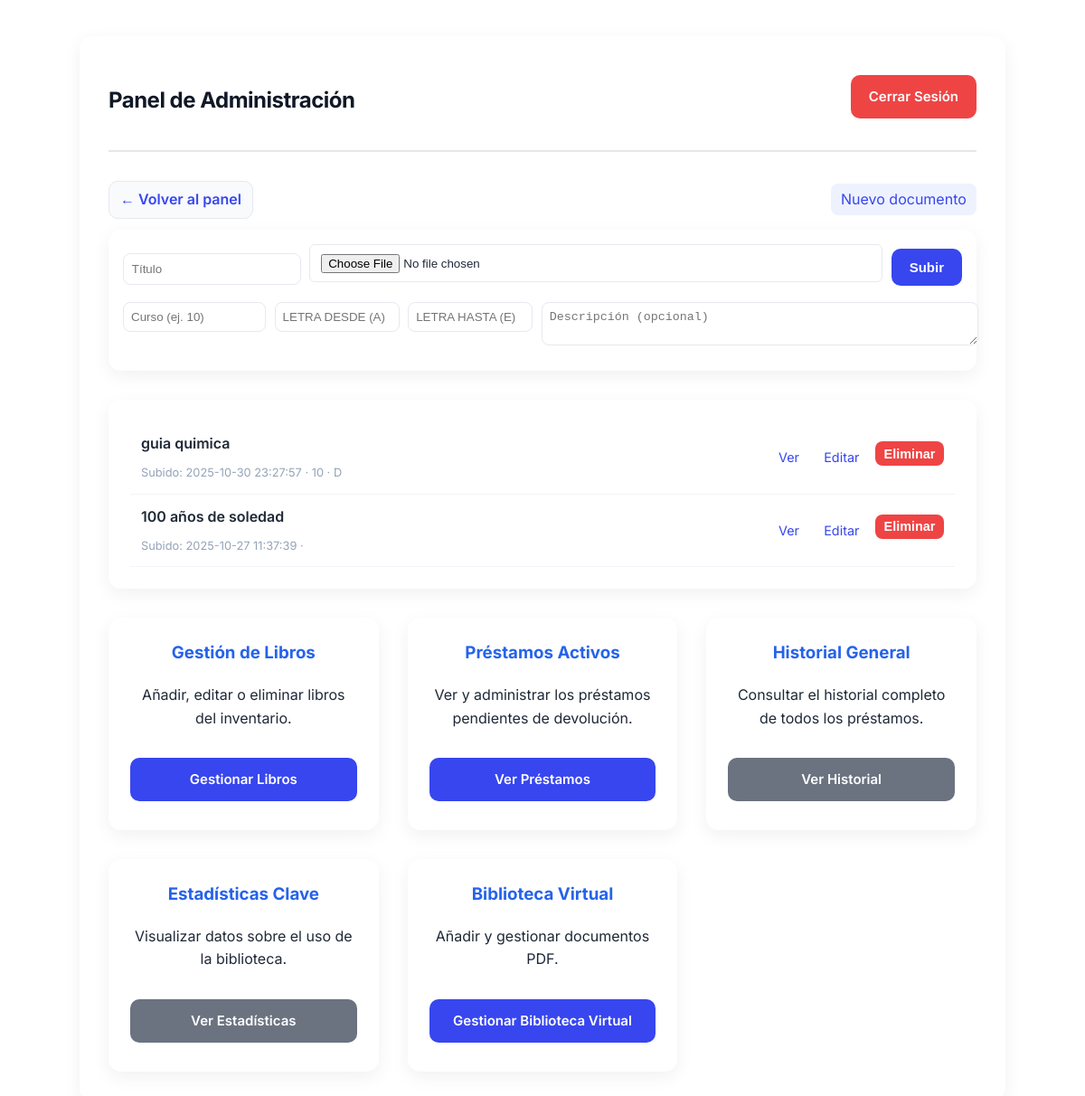
/admin/biblioteca_virtual (signed in), run on the app's committed database.
### tables this page shows
CREATE TABLE biblioteca_virtual (
                id INTEGER PRIMARY KEY AUTOINCREMENT,
                titulo TEXT NOT NULL,
                descripcion TEXT,
                filename TEXT NOT NULL,
                fecha_subida TEXT NOT NULL
            , cover_filename TEXT, curso TEXT, letra TEXT, letra_from TEXT, letra_to TEXT);

### biblioteca/app.py (the view, shortened to what this page needs)
@app.route('/admin/biblioteca_virtual', methods=['GET', 'POST'])
def admin_biblioteca_virtual():
    if not session.get('admin'):
        return redirect(url_for('admin_login'))
    conn = get_db_connection()
    documentos = execute(conn, 'SELECT * FROM biblioteca_virtual ORDER BY fecha_subida DESC').fetchall()
    conn.close()
    return render_template('admin_biblioteca_virtual.html', documentos=documentos)

### biblioteca/app.py (called while the page is built)
def get_db_connection():
    if USE_MYSQL:
        import mysql.connector
        conn = mysql.connector.connect(
            host=os.environ.get('MYSQL_HOST', 'localhost'),
            user=os.environ.get('MYSQL_USER', 'root'),
            password=os.environ.get('MYSQL_PASSWORD', ''),
            database=os.environ.get('MYSQL_DATABASE'),
            charset='utf8mb4',
        )
        return conn
    else:
        conn = sqlite3.connect(DATABASE)
        conn.row_factory = sqlite3.Row
        return conn

def execute(conn, query, params=()):
    if USE_MYSQL:
        query = query.replace('?', '%s')
        cur = conn.cursor(dictionary=True)
    else:
        cur = conn.cursor()
    cur.execute(query, params)
    return cur

### biblioteca/templates/admin_biblioteca_virtual.html (shortened to what this page needs)
{% extends 'admin_panel.html' %}
{% block content %}
<div class="admin-header">
  <div>{% include 'admin_back_button.html' %}</div>
  <div>
    <a href="{{ url_for('admin_biblioteca_virtual') }}" class="btn-anim" style="background:#eef2ff;border-radius:8px;padding:.45rem .7rem;">Nuevo documento</a>
  </div>
</div>
<div class="card mb-4" style="padding:1rem;">
  <form id="upload-form" method="post" enctype="multipart/form-data" class="upload-form">
    <div style="display:flex;gap:.6rem;align-items:center;">
      <input name="titulo" placeholder="Título" required style="flex:1;padding:.55rem;border:1px solid #e6e9ef;border-radius:8px;">
      <input name="file" type="file" accept=".pdf" required>
      <button class="btn-anim" type="submit">Subir</button>
    </div>
    <div style="margin-top:.6rem;display:flex;gap:.6rem;align-items:flex-start;">
      <input name="curso" placeholder="Curso (ej. 10)" style="width:140px;padding:.5rem;border:1px solid #e6e9ef;border-radius:8px;">
      <input name="letra_from" placeholder="Letra desde (A)" maxlength="1" style="width:120px;padding:.5rem;border:1px solid #e6e9ef;border-radius:8px;text-transform:uppercase;">
      <input name="letra_to" placeholder="Letra hasta (E)" maxlength="1" style="width:120px;padding:.5rem;border:1px solid #e6e9ef;border-radius:8px;text-transform:uppercase;">
      <div style="flex:1">
        <textarea name="descripcion" placeholder="Descripción (opcional)" style="width:100%;padding:.5rem;border:1px solid #e6e9ef;border-radius:8px;"></textarea>
      </div>
    </div>
  </form>
</div>
<div class="card">
  {% if documentos %}
    {% for doc in documentos %}
      <div class="doc-row">
        <div class="meta">
          <div class="title">{{ doc.titulo }}</div>
          <div style="font-size:.8rem;color:#94a3b8;margin-top:.35rem;">Subido: {{ doc.fecha_subida }} · {{ doc.curso or '' }}{% if doc.letra_from and doc.letra_to %} · {{ doc.letra_from }}-{{ doc.letra_to }}{% elif doc.letra %} · {{ doc.letra }}{% endif %}</div>
        </div>
        <div class="admin-actions">
          <a class="btn-anim" href="{{ url_for('uploaded_file', filename=doc.filename) }}" target="_blank">Ver</a>
          <a class="btn-anim" href="{{ url_for('admin_edit_biblioteca_virtual', doc_id=doc.id) }}">Editar</a>
          <form method="post" action="{{ url_for('admin_delete_biblioteca_virtual', doc_id=doc.id) }}" onsubmit="return confirm('¿Eliminar este documento?');" style="display:inline;">
            <button class="btn-anim btn-danger" type="submit">Eliminar</button>
          </form>
        </div>
      </div>
    {% endfor %}
  {% else %}
    <div style="padding:1rem;">No hay documentos subidos.</div>
  {% endif %}
</div>
{% endblock %}

### biblioteca/static/css/styles.css (style rules this page uses)
:root { --bg-page: #f6f7fb; --card-bg: rgba(255, 255, 255, 0.95); --text-dark: #1f2937; --text-muted: #4b5563; --primary: #3746ef; --danger: #ef4444; }
body { background-color: var(--bg-page) !important; color: var(--text) !important; -webkit-font-smoothing:antialiased; margin: 0; padding: 0; min-height: 100vh; font-family: 'Inter', sans-serif; color: var(--text-dark) !important; background: url('../images/escuela-background.jpg') no-repeat center center fixed; background-size: cover; }
body::before { content: ''; position: fixed; top: 0; left: 0; width: 100%; height: 100%; background: rgba(255, 255, 255, 0.85); z-index: -1; }
.card, .panel, .login-card, .doc-card { background: var(--card-bg) !important; color: var(--text-dark) !important; box-shadow: 0 6px 18px rgba(15,23,42,0.06); border-radius: 10px; }
header, nav, .navbar, .page, .content, .panel, .card, .form-control, input, textarea, button, a { color: var(--text-dark) !important; }
form input[type="text"], form input[type="email"], form input[type="password"], form input[type="file"], form textarea, .form-control { display: block !important; width: 100% !important; padding: 0.6rem 0.75rem; margin-bottom: 0.75rem !important; border: 1px solid #e6e9ef; border-radius: 6px; background: #fff; color: var(--text-dark) !important; }
button, .btn, .btn-primary { display: inline-block; padding: 0.55rem 0.9rem; background: var(--primary); color: #fff !important; border: none; border-radius: 6px; cursor: pointer; transition: transform .12s ease, box-shadow .12s ease, opacity .12s ease; margin-bottom: 0.5rem; }
input + button, input + .btn, .form-control + .btn { margin-top: 0.25rem; }
a, .nav-link { color: var(--primary) !important; text-decoration: none; }
:root { --primary-color: #2563eb; --secondary-color: #f3f4f6; --accent-color: #10b981; --warning-color: #f59e0b; --error-color: #ef4444; --text-color: #1f2937; --heading-color: #111827; --card-bg: #ffffffcc; --shadow: 0 6px 20px rgba(0, 0, 0, 0.06); --border-radius: 14px; --transition: all 0.25s ease; }
body { background: linear-gradient(180deg, #e0e7ff 0%, #f9fafb 100%); font-family: 'Inter', sans-serif; margin: 0; padding: 20px; color: var(--text-color); line-height: 1.6; background-image: url('https://images.unsplash.com/photo-1507842217343-583bb7270b66?q=80&w=2070&auto=format&fit=crop'); background-size: cover; background-attachment: fixed; background-blend-mode: overlay; }
.card { background: #fff; border-radius: var(--border-radius); box-shadow: var(--shadow); padding: 1.5em; margin-bottom: 2em; transition: var(--transition); background-image: url('https://images.unsplash.com/photo-1507842217343-583bb7270b66?q=80&w=2070&auto=format&fit=crop&ixlib=rb-4.0.3&ixid=M3wxMjA3fDB8MHxwaG90by1wYWdlfHx8fGVufDB8fHx8fA%3D%3D'); background-size: cover; background-position: center; }
button, .btn { border: none; border-radius: 10px; padding: 12px 20px; font-size: 15px; font-weight: 600; cursor: pointer; transition: var(--transition); color: #fff; display: inline-block; }
.btn-danger { background: var(--error-color); }
body::before { z-index: -1; }
.btn-anim { transition: transform .12s, box-shadow .12s; }
.admin-header { display:flex; justify-content:space-between; align-items:center; margin-bottom:0.75rem; }
.doc-row { display:flex; align-items:center; gap:1rem; padding:.75rem; border-bottom:1px solid #f1f5f9; }
.doc-row .meta { flex:1; min-width:0; }
.doc-row .meta .title { font-weight:600; white-space:nowrap; overflow:hidden; text-overflow:ellipsis; }
.admin-actions { display:flex; gap:.5rem; align-items:center; }
.admin-actions .btn-anim { padding:.35rem .6rem; font-size:.9rem; border-radius:8px; }
.admin-actions .btn-danger { background:#ef4444; color:#fff; border:none; }
body { background-color: transparent; }
body { background: transparent !important; color: var(--text-color); }
body::before { content: ""; position: fixed; inset: 0; background-image: url('../images/escuela-background.jpeg'); background-repeat: no-repeat; background-position: center center; background-size: cover; background-attachment: fixed; filter: blur(0px); image-rendering: auto; z-index: -1; }
@media (min-width: 1200px) and (max-width: 1599px) { body::before { filter: blur(1px); } }

### data on the page
biblioteca_virtual: titulo "guia quimica", fecha_subida "2025-10-30 23:27:57", curso "10", letra "D"
biblioteca_virtual: titulo "100 años de soledad", fecha_subida "2025-10-27 11:37:39"
